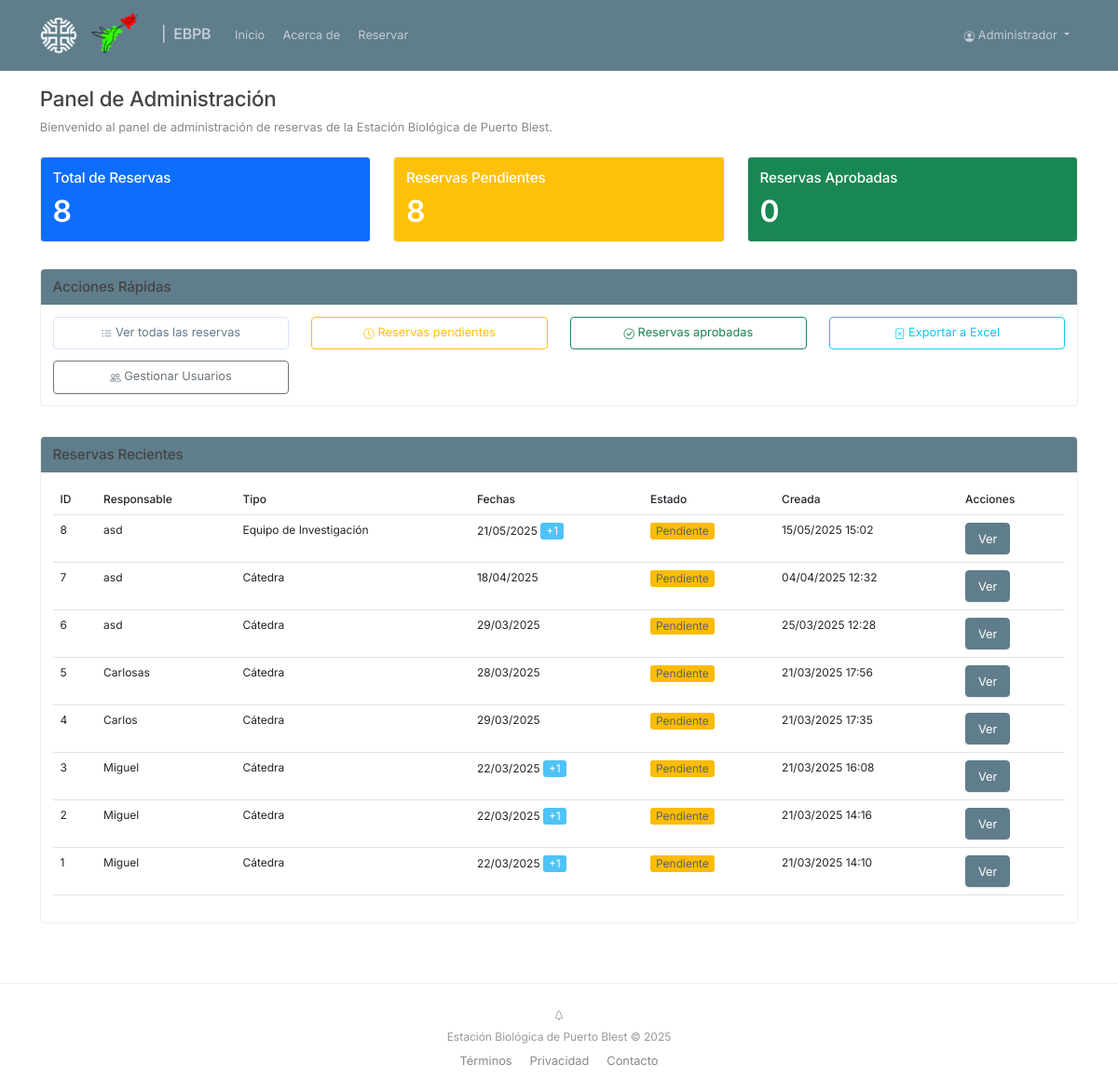
The page /admin/dashboard (signed in) on the database its author committed.
### app/models/user.py (models this page shows, shortened)
class User(db.Model, UserMixin):
    __tablename__ = 'users'
    id = db.Column(db.Integer, primary_key=True)
    email = db.Column(db.String(120), unique=True, nullable=False)
    password = db.Column(db.String(200), nullable=False)
    name = db.Column(db.String(100), nullable=False)
    is_admin = db.Column(db.Boolean, default=False)
    created_at = db.Column(db.DateTime, default=datetime.utcnow)

### app/models/reservation.py (models this page shows, shortened)
class Reservation(db.Model):
    __tablename__ = 'reservations'
    id = db.Column(db.Integer, primary_key=True)
    person_in_charge = db.Column(db.String(100), nullable=False)
    dni = db.Column(db.String(20), nullable=False)
    phone = db.Column(db.String(20), nullable=False)
    email = db.Column(db.String(120), nullable=False)
    alternative_email = db.Column(db.String(120), nullable=True)
    postal_address = db.Column(db.String(200), nullable=False)
    institution = db.Column(db.String(200), nullable=False)
    reservation_type = db.Column(db.String(50), nullable=False)
    parks_permit_number = db.Column(db.String(50), nullable=True)
    department = db.Column(db.String(200), nullable=True)  # Para cátedras
    subject = db.Column(db.String(200), nullable=True)     # Para cátedras
    project_name = db.Column(db.String(500), nullable=True)  # Para equipos de investigación
    project_code = db.Column(db.String(100), nullable=True)  # Para equipos de investigación
    project_director = db.Column(db.String(100), nullable=True)  # Para equipos de investigación
    objetivos = db.Column(db.Text, nullable=True)  # Nuevo campo para objetivos
    activity_details = db.Column(db.Text, nullable=True)
    observations = db.Column(db.Text, nullable=True)
    equipment = db.Column(db.Text, nullable=True)
    requiere_pasajes = db.Column(db.Boolean, default=False)  # Nuevo campo para gestión de pasajes
    activity_sites = db.Column(db.String(255), nullable=True)  # Sitios donde se desarrollarán las actividades
    requiere_ayudantes = db.Column(db.Boolean, default=False)  # Requiere ayudantes/colaboradores
    requiere_pasajes_equipo = db.Column(db.Boolean, default=False)  # Requiere pasajes con descuento
    requiere_vianda = db.Column(db.Boolean, default=False)  # Requiere servicio de vianda
    status = db.Column(db.String(20), default='pendiente')  # pendiente, aprobada, rechazada, cancelada
    created_at = db.Column(db.DateTime, default=datetime.utcnow)
    updated_at = db.Column(db.DateTime, default=datetime.utcnow, onupdate=datetime.utcnow)
    pdf_path = db.Column(db.String(255), nullable=True)
    drive_folder_id = db.Column(db.String(255), nullable=True)
    date_ranges = db.relationship('ReservationDate', back_populates='reservation', cascade='all, delete-orphan')
    participants = db.relationship('Participant', back_populates='reservation', cascade='all, delete-orphan')

### app/models/reservation_date.py (models this page shows, shortened)
class ReservationDate(db.Model):
    __tablename__ = 'reservation_dates'
    id = db.Column(db.Integer, primary_key=True)
    reservation_id = db.Column(db.Integer, db.ForeignKey('reservations.id'), nullable=False)
    date = db.Column(db.Date, nullable=False)
    num_people = db.Column(db.Integer, nullable=False, default=1)
    is_overnight = db.Column(db.Boolean, default=False)
    purpose = db.Column(db.String(50), nullable=True)
    reservation = db.relationship('Reservation', back_populates='date_ranges')

### app/controllers/admin.py (the view)
@admin_bp.route('/dashboard')
@login_required
def dashboard():
    if not current_user.is_admin:
        flash('Acceso denegado. Necesitas permisos de administrador.', 'danger')
        return redirect(url_for('main.index'))
    total_reservations = Reservation.query.count()
    pending_reservations = Reservation.query.filter_by(status='pendiente').count()
    approved_reservations = Reservation.query.filter_by(status='aprobada').count()
    recent_reservations = Reservation.query.order_by(Reservation.created_at.desc()).limit(10).all()
    return render_template('admin/dashboard.html',
                          total_reservations=total_reservations,
                          pending_reservations=pending_reservations,
                          approved_reservations=approved_reservations,
                          recent_reservations=recent_reservations)

### app/templates/admin/dashboard.html (shortened to what this page needs)
{% extends 'base.html' %}
{% block content %}
<div class="row mb-4">
    <div class="col-md-12">
        <h2>Panel de Administración</h2>
        <p class="text-muted">Bienvenido al panel de administración de reservas de la Estación Biológica de Puerto Blest.</p>
    </div>
</div>
<div class="row mb-4">
    <div class="col-md-4">
        <div class="card text-white bg-primary mb-3">
            <div class="card-body">
                <h5 class="card-title">Total de Reservas</h5>
                <p class="card-text display-4">{{ total_reservations }}</p>
            </div>
        </div>
    </div>
    <div class="col-md-4">
        <div class="card text-white bg-warning mb-3">
            <div class="card-body">
                <h5 class="card-title">Reservas Pendientes</h5>
                <p class="card-text display-4">{{ pending_reservations }}</p>
            </div>
        </div>
    </div>
    <div class="col-md-4">
        <div class="card text-white bg-success mb-3">
            <div class="card-body">
                <h5 class="card-title">Reservas Aprobadas</h5>
                <p class="card-text display-4">{{ approved_reservations }}</p>
            </div>
        </div>
    </div>
</div>
<div class="row mb-4">
    <div class="col-md-12">
        <div class="card">
            <div class="card-header bg-primary text-white">
                <h5 class="mb-0">Acciones Rápidas</h5>
            </div>
            <div class="card-body">
                <div class="row">
                    <div class="col-md-3">
                        <a href="{{ url_for('admin.reservations') }}" class="btn btn-outline-primary btn-lg w-100">
                            <i class="bi bi-list-ul"></i> Ver todas las reservas
                        </a>
                    </div>
                    <div class="col-md-3">
                        <a href="{{ url_for('admin.reservations', status='pendiente') }}" class="btn btn-outline-warning btn-lg w-100">
                            <i class="bi bi-clock"></i> Reservas pendientes
                        </a>
                    </div>
                    <div class="col-md-3">
                        <a href="{{ url_for('admin.reservations', status='aprobada') }}" class="btn btn-outline-success btn-lg w-100">
                            <i class="bi bi-check-circle"></i> Reservas aprobadas
                        </a>
                    </div>
                    <div class="col-md-3">
                        <a href="{{ url_for('admin.export_excel') }}" class="btn btn-outline-info btn-lg w-100">
                            <i class="bi bi-file-excel"></i> Exportar a Excel
                        </a>
                    </div>
                </div>
                <div class="row mt-3">
                    <div class="col-md-3">
                        <a href="{{ url_for('admin.manage_users') }}" class="btn btn-outline-secondary btn-lg w-100">
                            <i class="bi bi-people"></i> Gestionar Usuarios
                        </a>
                    </div>
                </div>
            </div>
        </div>
    </div>
</div>
<div class="row">
    <div class="col-md-12">
        <div class="card">
            <div class="card-header bg-primary text-white">
                <h5 class="mb-0">Reservas Recientes</h5>
            </div>
            <div class="card-body">
                <div class="table-responsive">
                    <table class="table table-hover">
                        <thead>
                            <tr>
                                <th>ID</th>
                                <th>Responsable</th>
                                <th>Tipo</th>
                                <th>Fechas</th>
                                <th>Estado</th>
                                <th>Creada</th>
                                <th>Acciones</th>
                            </tr>
                        </thead>
                        <tbody>
                            {% for reservation in recent_reservations %}
                            <tr>
                                <td>{{ reservation.id }}</td>
                                <td>{{ reservation.person_in_charge }}</td>
                                <td>
                                    {% if reservation.reservation_type == 'catedra' %}
                                        Cátedra
                                    {% else %}
                                        Equipo de Investigación
                                    {% endif %}
                                </td>
                                <td>
                                    {% if reservation.date_ranges|length > 0 %}
                                        {{ reservation.date_ranges[0].date.strftime('%d/%m/%Y') }}
                                        {% if reservation.date_ranges|length > 1 %}
                                            <span class="badge bg-info">+{{ reservation.date_ranges|length - 1 }}</span>
                                        {% endif %}
                                    {% else %}
                                        N/A
                                    {% endif %}
                                </td>
                                <td>
                                    {% if reservation.status == 'pendiente' %}
                                        <span class="badge bg-warning">Pendiente</span>
                                    {% elif reservation.status == 'aprobada' %}
                                        <span class="badge bg-success">Aprobada</span>
                                    {% elif reservation.status == 'rechazada' %}
                                        <span class="badge bg-danger">Rechazada</span>
                                    {% elif reservation.status == 'cancelada' %}
                                        <span class="badge bg-secondary">Cancelada</span>
                                    {% endif %}
                                </td>
                                <td>{{ reservation.created_at.strftime('%d/%m/%Y %H:%M') }}</td>
                                <td>
                                    <a href="{{ url_for('admin.view_reservation', reservation_id=reservation.id) }}" class="btn btn-sm btn-primary">Ver</a>
                                </td>
                            </tr>
                            {% else %}
                            <tr>
                                <td colspan="7" class="text-center">No hay reservas recientes</td>
                            </tr>
                            {% endfor %}
                        </tbody>
                    </table>
                </div>
            </div>
        </div>
    </div>
</div>
{% endblock %}
{% block extra_css %}
<link rel="stylesheet" href="https://cdn.jsdelivr.net/npm/bootstrap-icons@1.5.0/font/bootstrap-icons.css">
{% endblock %}

### app/templates/base.html (shortened to what this page needs)
<!DOCTYPE html>
<html lang="es">
<head>
    <link href="https://cdn.jsdelivr.net/npm/bootstrap@5.3.0/dist/css/bootstrap.min.css" rel="stylesheet">
    <link rel="stylesheet" href="https://cdn.jsdelivr.net/npm/bootstrap-icons@1.8.0/font/bootstrap-icons.css">
    <link rel="stylesheet" href="{{ url_for('static', filename='css/style.css') }}">
    {% block extra_css %}{% endblock %}
</head>
<body>
    <nav class="navbar navbar-expand-lg navbar-light bg-white">
        <div class="container">
            <a class="navbar-brand" href="{{ url_for('main.index') }}">
                <img src="{{ url_for('static', filename='img/logo5.png') }}" alt="CRUB Logo" height="40" class="me-2">
                <img src="{{ url_for('static', filename='img/logo_ebpb.png') }}" alt="CRUB Logo" height="50" class="me-2">
                <span class="fw-medium separator-symbol">|&nbsp</span>
                 EBPB
            </a>
            <div class="collapse navbar-collapse" id="navbarNav">
                <ul class="navbar-nav me-auto">
                    <li class="nav-item">
                        <a class="nav-link" href="{{ url_for('main.index') }}">
                             Inicio
                        </a>
                    </li>
                    <li class="nav-item">
                        <a class="nav-link" href="{{ url_for('main.about') }}">
                             Acerca de
                        </a>
                    </li>
                    <li class="nav-item">
                        <a class="nav-link" href="{{ url_for('form.reservation_form') }}">
                             Reservar
                        </a>
                    </li>
                </ul>                <ul class="navbar-nav">
                    {% if current_user.is_authenticated %}
                    <li class="nav-item dropdown">
                        <a class="nav-link dropdown-toggle" href="#" role="button" data-bs-toggle="dropdown">
                            <i class="bi bi-person-circle"></i> {{ current_user.name }}
                        </a>
                    </li>
                    {% else %}
                    <li class="nav-item">
                        <a class="nav-link" href="{{ url_for('auth.login') }}">
                             Iniciar Sesión
                        </a>
                    </li>
                    {% endif %}
                </ul>
            </div>
        </div>
    </nav>    <div class="container mt-4">
        {% block content %}{% endblock %}
    </div>
    <footer class="footer mt-5 py-4">
        <div class="container text-center">
            <div class="mb-2">
                <i class="bi bi-tree"></i>
            </div>
            <span>Estación Biológica de Puerto Blest &copy; {{ now.year }}</span>
            <div class="mt-2 small">
                <a href="#" class="text-decoration-none text-muted mx-2">Términos</a>
                <a href="#" class="text-decoration-none text-muted mx-2">Privacidad</a>
                <a href="#" class="text-decoration-none text-muted mx-2">Contacto</a>
            </div>
        </div>
    </footer>    <script src="https://cdn.jsdelivr.net/npm/bootstrap@5.3.0/dist/js/bootstrap.bundle.min.js"></script>
</body>
</html>

### rows shown on the page
User: name "Administrador"
Reservation: id "8", person_in_charge "asd", reservation_type "Equipo de Investigación", date "21/05/2025", date_ranges|length "1", status "Pendiente", created_at "15/05/2025 15:02"
Reservation: id "7", person_in_charge "asd", reservation_type "Cátedra", date "18/04/2025", status "Pendiente", created_at "04/04/2025 12:32"
Reservation: id "6", person_in_charge "asd", reservation_type "Cátedra", date "29/03/2025", status "Pendiente", created_at "25/03/2025 12:28"
Reservation: id "5", person_in_charge "Carlosas", reservation_type "Cátedra", date "28/03/2025", status "Pendiente", created_at "21/03/2025 17:56"
Reservation: id "4", person_in_charge "Carlos", reservation_type "Cátedra", date "29/03/2025", status "Pendiente", created_at "21/03/2025 17:35"
Reservation: id "3", person_in_charge "Miguel", reservation_type "Cátedra", date "22/03/2025", date_ranges|length "1", status "Pendiente", created_at "21/03/2025 16:08"
Reservation: id "2", person_in_charge "Miguel", reservation_type "Cátedra", date "22/03/2025", date_ranges|length "1", status "Pendiente", created_at "21/03/2025 14:16"
Reservation: id "1", person_in_charge "Miguel", reservation_type "Cátedra", date "22/03/2025", date_ranges|length "1", status "Pendiente", created_at "21/03/2025 14:10"

### other values the page prints
{{ total_reservations }} "8"
{{ pending_reservations }} "8"
{{ approved_reservations }} "0"
